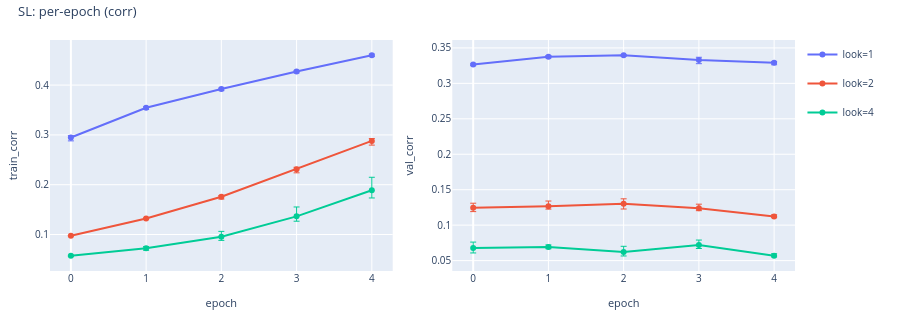
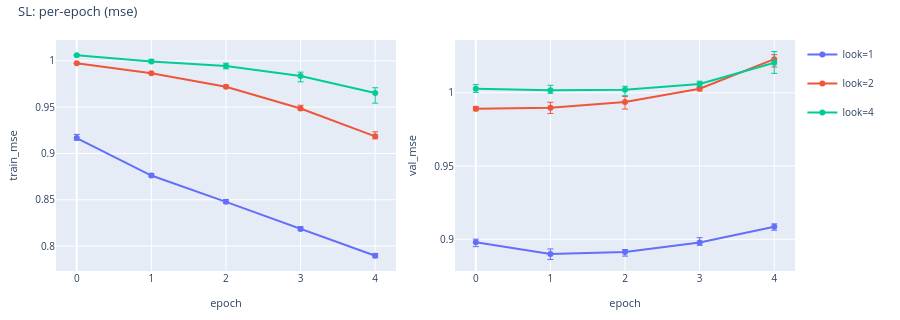
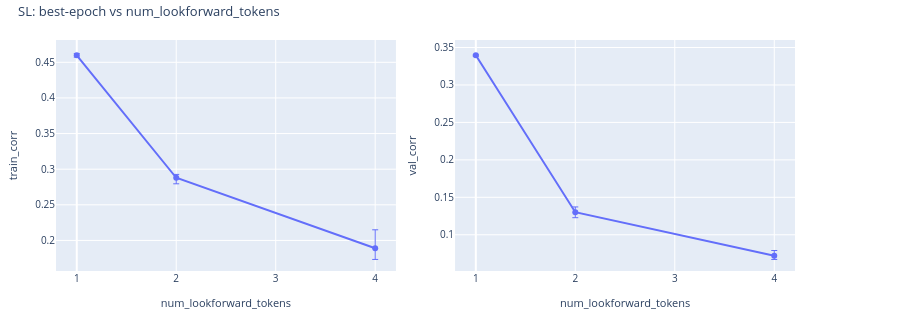

The code cell stored with these charts, in order, in its notebook:
### Markdown cell above
## Supervised-learning

### Code cell
sl = CorpusRegressionAnalysisConfig.from_sl_sweep(
    artifacts_root=ARTIFACTS, num_samples=NUM_SAMPLES
)
if sl is None:
    print("SL: no artifacts")
else:
    sl.describe("SL")
    display(
        sl.plot_vs_epoch(
            "corr",
            title="SL: per-epoch (corr)",
            show_seed_bar=True,
            save_path=WRITEUP_ASSETS / "sl_per_epoch_corr.html",
        )
    )
    display(
        sl.plot_vs_epoch(
            "mse",
            title="SL: per-epoch (mse)",
            show_seed_bar=True,
            save_path=WRITEUP_ASSETS / "sl_per_epoch_mse.html",
        )
    )
    display(
        sl.plot_vs_lookforward(
            title="SL: best-epoch vs num_lookforward_tokens",
            x_scale="uniform",
            show_seed_bar=True,
            save_path=WRITEUP_ASSETS / "sl_vs_lookforward.html",
        )
    )

### Figure 1 — Plotly figure (JSON) as saved in the notebook; plotly's stock layout.template omitted (floating-point values rounded to 4 significant figures)
{"data": [{"customdata": [[1, 3], [1, 3], [1, 3], [1, 3], [1, 3]], "error_y": {"array": [0.003697, 0.002076, 0.001825, 0.002108, 0.002296], "arrayminus": [0.006709, 0.003302, 0.003173, 0.002901, 0.002548], "symmetric": false, "thickness": 1, "type": "data", "width": 3}, "hovertemplate": "epoch: %{x}<br>train_corr: %{y}<br>num_lookforward_tokens: %{customdata[0]}<br>n_seeds: %{customdata[1]}<extra>look=1</extra>", "legendgroup": "look=1", "line": {"color": "#636EFA"}, "marker": {"color": "#636EFA"}, "mode": "lines+markers", "name": "look=1", "showlegend": true, "type": "scatter", "x": [0, 1, 2, 3, 4], "xaxis": "x", "y": [0.2947, 0.3545, 0.392, 0.4274, 0.4598], "yaxis": "y"}, {"customdata": [[2, 3], [2, 3], [2, 3], [2, 3], [2, 3]], "error_y": {"array": [0.0005618, 0.001081, 0.002679, 0.00372, 0.00469], "arrayminus": [0.0004264, 0.00136, 0.004592, 0.007379, 0.008471], "symmetric": false, "thickness": 1, "type": "data", "width": 3}, "hovertemplate": "epoch: %{x}<br>train_corr: %{y}<br>num_lookforward_tokens: %{customdata[0]}<br>n_seeds: %{customdata[1]}<extra>look=2</extra>", "legendgroup": "look=2", "line": {"color": "#EF553B"}, "marker": {"color": "#EF553B"}, "mode": "lines+markers", "name": "look=2", "showlegend": true, "type": "scatter", "x": [0, 1, 2, 3, 4], "xaxis": "x", "y": [0.09734, 0.1322, 0.1758, 0.2312, 0.288], "yaxis": "y"}, {"customdata": [[4, 3], [4, 3], [4, 3], [4, 3], [4, 3]], "error_y": {"array": [0.0009708, 0.003403, 0.01088, 0.01887, 0.02596], "arrayminus": [0.001523, 0.003991, 0.007212, 0.009716, 0.01564], "symmetric": false, "thickness": 1, "type": "data", "width": 3}, "hovertemplate": "epoch: %{x}<br>train_corr: %{y}<br>num_lookforward_tokens: %{customdata[0]}<br>n_seeds: %{customdata[1]}<extra>look=4</extra>", "legendgroup": "look=4", "line": {"color": "#00CC96"}, "marker": {"color": "#00CC96"}, "mode": "lines+markers", "name": "look=4", "showlegend": true, "type": "scatter", "x": [0, 1, 2, 3, 4], "xaxis": "x", "y": [0.05742, 0.07235, 0.0954, 0.1364, 0.189], "yaxis": "y"}, {"customdata": [[1, 3], [1, 3], [1, 3], [1, 3], [1, 3]], "error_y": {"array": [0.0009103, 0.001786, 0.0007682, 0.003683, 0.001716], "arrayminus": [0.001699, 0.001787, 0.001318, 0.005341, 0.002798], "symmetric": false, "thickness": 1, "type": "data", "width": 3}, "hovertemplate": "epoch: %{x}<br>val_corr: %{y}<br>num_lookforward_tokens: %{customdata[0]}<br>n_seeds: %{customdata[1]}<extra>look=1</extra>", "legendgroup": "look=1", "line": {"color": "#636EFA"}, "marker": {"color": "#636EFA"}, "mode": "lines+markers", "name": "look=1", "showlegend": false, "type": "scatter", "x": [0, 1, 2, 3, 4], "xaxis": "x2", "y": [0.3267, 0.3376, 0.3396, 0.3331, 0.3291], "yaxis": "y2"}, {"customdata": [[2, 3], [2, 3], [2, 3], [2, 3], [2, 3]], "error_y": {"array": [0.006508, 0.007284, 0.00706, 0.00573, 0.002475], "arrayminus": [0.005343, 0.004119, 0.007313, 0.003432, 0.001472], "symmetric": false, "thickness": 1, "type": "data", "width": 3}, "hovertemplate": "epoch: %{x}<br>val_corr: %{y}<br>num_lookforward_tokens: %{customdata[0]}<br>n_seeds: %{customdata[1]}<extra>look=2</extra>", "legendgroup": "look=2", "line": {"color": "#EF553B"}, "marker": {"color": "#EF553B"}, "mode": "lines+markers", "name": "look=2", "showlegend": false, "type": "scatter", "x": [0, 1, 2, 3, 4], "xaxis": "x2", "y": [0.1244, 0.1267, 0.1301, 0.1239, 0.1121], "yaxis": "y2"}, {"customdata": [[4, 3], [4, 3], [4, 3], [4, 3], [4, 3]], "error_y": {"array": [0.008241, 0.002848, 0.007901, 0.006948, 0.002759], "arrayminus": [0.007113, 0.002503, 0.005746, 0.004993, 0.001614], "symmetric": false, "thickness": 1, "type": "data", "width": 3}, "hovertemplate": "epoch: %{x}<br>val_corr: %{y}<br>num_lookforward_tokens: %{customdata[0]}<br>n_seeds: %{customdata[1]}<extra>look=4</extra>", "legendgroup": "look=4", "line": {"color": "#00CC96"}, "marker": {"color": "#00CC96"}, "mode": "lines+markers", "name": "look=4", "showlegend": false, "type": "scatter", "x": [0, 1, 2, 3, 4], "xaxis": "x2", "y": [0.06788, 0.06923, 0.06226, 0.07204, 0.05691], "yaxis": "y2"}], "layout": {"font": {"size": 11}, "height": 320, "legend": {"font": {"size": 10}, "x": 1.01, "xanchor": "left", "y": 1, "yanchor": "top"}, "margin": {"b": 40, "l": 50, "r": 105, "t": 40}, "title": {"font": {"size": 13}, "text": "SL: per-epoch (corr)", "x": 0.02, "xanchor": "left", "y": 0.98, "yanchor": "top"}, "xaxis": {"anchor": "y", "domain": [0, 0.46], "tickfont": {"size": 10}, "title": {"font": {"size": 11}, "text": "epoch"}}, "xaxis2": {"anchor": "y2", "domain": [0.54, 1], "tickfont": {"size": 10}, "title": {"font": {"size": 11}, "text": "epoch"}}, "yaxis": {"anchor": "x", "domain": [0, 1], "tickfont": {"size": 10}, "title": {"font": {"size": 11}, "text": "train_corr"}}, "yaxis2": {"anchor": "x2", "domain": [0, 1], "tickfont": {"size": 10}, "title": {"font": {"size": 11}, "text": "val_corr"}}}}

### Figure 2 — Plotly figure (JSON) as saved in the notebook; plotly's stock layout.template omitted (floating-point values rounded to 4 significant figures)
{"data": [{"customdata": [[1, 3], [1, 3], [1, 3], [1, 3], [1, 3]], "error_y": {"array": [0.003966, 0.002305, 0.00249, 0.002457, 0.002331], "arrayminus": [0.002298, 0.001473, 0.00142, 0.001812, 0.002116], "symmetric": false, "thickness": 1, "type": "data", "width": 3}, "hovertemplate": "epoch: %{x}<br>train_mse: %{y}<br>num_lookforward_tokens: %{customdata[0]}<br>n_seeds: %{customdata[1]}<extra>look=1</extra>", "legendgroup": "look=1", "line": {"color": "#636EFA"}, "marker": {"color": "#636EFA"}, "mode": "lines+markers", "name": "look=1", "showlegend": true, "type": "scatter", "x": [0, 1, 2, 3, 4], "xaxis": "x", "y": [0.9166, 0.8761, 0.8477, 0.8185, 0.7896], "yaxis": "y"}, {"customdata": [[2, 3], [2, 3], [2, 3], [2, 3], [2, 3]], "error_y": {"array": [0.0003558, 0.000384, 0.001708, 0.003502, 0.004887], "arrayminus": [0.000363, 0.0003509, 0.000967, 0.001751, 0.002704], "symmetric": false, "thickness": 1, "type": "data", "width": 3}, "hovertemplate": "epoch: %{x}<br>train_mse: %{y}<br>num_lookforward_tokens: %{customdata[0]}<br>n_seeds: %{customdata[1]}<extra>look=2</extra>", "legendgroup": "look=2", "line": {"color": "#EF553B"}, "marker": {"color": "#EF553B"}, "mode": "lines+markers", "name": "look=2", "showlegend": true, "type": "scatter", "x": [0, 1, 2, 3, 4], "xaxis": "x", "y": [0.9974, 0.9865, 0.972, 0.9485, 0.9185], "yaxis": "y"}, {"customdata": [[4, 3], [4, 3], [4, 3], [4, 3], [4, 3]], "error_y": {"array": [0.0008652, 0.002115, 0.003012, 0.004146, 0.005689], "arrayminus": [0.0004399, 0.001247, 0.003129, 0.006298, 0.01093], "symmetric": false, "thickness": 1, "type": "data", "width": 3}, "hovertemplate": "epoch: %{x}<br>train_mse: %{y}<br>num_lookforward_tokens: %{customdata[0]}<br>n_seeds: %{customdata[1]}<extra>look=4</extra>", "legendgroup": "look=4", "line": {"color": "#00CC96"}, "marker": {"color": "#00CC96"}, "mode": "lines+markers", "name": "look=4", "showlegend": true, "type": "scatter", "x": [0, 1, 2, 3, 4], "xaxis": "x", "y": [1.006, 0.9994, 0.9945, 0.9836, 0.9652], "yaxis": "y"}, {"customdata": [[1, 3], [1, 3], [1, 3], [1, 3], [1, 3]], "error_y": {"array": [0.00216, 0.003458, 0.001651, 0.003297, 0.001908], "arrayminus": [0.002958, 0.003721, 0.002843, 0.001862, 0.002415], "symmetric": false, "thickness": 1, "type": "data", "width": 3}, "hovertemplate": "epoch: %{x}<br>val_mse: %{y}<br>num_lookforward_tokens: %{customdata[0]}<br>n_seeds: %{customdata[1]}<extra>look=1</extra>", "legendgroup": "look=1", "line": {"color": "#636EFA"}, "marker": {"color": "#636EFA"}, "mode": "lines+markers", "name": "look=1", "showlegend": false, "type": "scatter", "x": [0, 1, 2, 3, 4], "xaxis": "x2", "y": [0.8979, 0.8899, 0.8913, 0.8978, 0.9086], "yaxis": "y2"}, {"customdata": [[2, 3], [2, 3], [2, 3], [2, 3], [2, 3]], "error_y": {"array": [0.001536, 0.003802, 0.003753, 0.000941, 0.003057], "arrayminus": [0.001401, 0.003832, 0.004854, 0.001424, 0.005351], "symmetric": false, "thickness": 1, "type": "data", "width": 3}, "hovertemplate": "epoch: %{x}<br>val_mse: %{y}<br>num_lookforward_tokens: %{customdata[0]}<br>n_seeds: %{customdata[1]}<extra>look=2</extra>", "legendgroup": "look=2", "line": {"color": "#EF553B"}, "marker": {"color": "#EF553B"}, "mode": "lines+markers", "name": "look=2", "showlegend": false, "type": "scatter", "x": [0, 1, 2, 3, 4], "xaxis": "x2", "y": [0.9891, 0.9897, 0.9937, 1.003, 1.023], "yaxis": "y2"}, {"customdata": [[4, 3], [4, 3], [4, 3], [4, 3], [4, 3]], "error_y": {"array": [0.002907, 0.003413, 0.002328, 0.001882, 0.007642], "arrayminus": [0.002413, 0.0021, 0.004139, 0.001802, 0.007229], "symmetric": false, "thickness": 1, "type": "data", "width": 3}, "hovertemplate": "epoch: %{x}<br>val_mse: %{y}<br>num_lookforward_tokens: %{customdata[0]}<br>n_seeds: %{customdata[1]}<extra>look=4</extra>", "legendgroup": "look=4", "line": {"color": "#00CC96"}, "marker": {"color": "#00CC96"}, "mode": "lines+markers", "name": "look=4", "showlegend": false, "type": "scatter", "x": [0, 1, 2, 3, 4], "xaxis": "x2", "y": [1.003, 1.002, 1.002, 1.006, 1.021], "yaxis": "y2"}], "layout": {"font": {"size": 11}, "height": 320, "legend": {"font": {"size": 10}, "x": 1.01, "xanchor": "left", "y": 1, "yanchor": "top"}, "margin": {"b": 40, "l": 50, "r": 105, "t": 40}, "title": {"font": {"size": 13}, "text": "SL: per-epoch (mse)", "x": 0.02, "xanchor": "left", "y": 0.98, "yanchor": "top"}, "xaxis": {"anchor": "y", "domain": [0, 0.46], "tickfont": {"size": 10}, "title": {"font": {"size": 11}, "text": "epoch"}}, "xaxis2": {"anchor": "y2", "domain": [0.54, 1], "tickfont": {"size": 10}, "title": {"font": {"size": 11}, "text": "epoch"}}, "yaxis": {"anchor": "x", "domain": [0, 1], "tickfont": {"size": 10}, "title": {"font": {"size": 11}, "text": "train_mse"}}, "yaxis2": {"anchor": "x2", "domain": [0, 1], "tickfont": {"size": 10}, "title": {"font": {"size": 11}, "text": "val_mse"}}}}

### Figure 3 — Plotly figure (JSON) as saved in the notebook; plotly's stock layout.template omitted (floating-point values rounded to 4 significant figures)
{"data": [{"customdata": [[1, 4, 3, "look=1"], [2, 4, 3, "look=2"], [4, 4, 3, "look=4"]], "error_y": {"array": [0.002296, 0.00469, 0.02596], "arrayminus": [0.002548, 0.008471, 0.01564], "symmetric": false, "thickness": 1, "type": "data", "width": 3}, "hovertemplate": "num_lookforward_tokens: %{customdata[0]}<br>train_corr: %{y}<br>epoch: %{customdata[1]}<br>n_seeds: %{customdata[2]}<extra>%{customdata[3]}</extra>", "legendgroup": "all", "line": {"color": "#636EFA"}, "marker": {"color": "#636EFA"}, "mode": "lines+markers", "name": "all", "showlegend": false, "type": "scatter", "x": [0, 1, 3], "xaxis": "x", "y": [0.4598, 0.288, 0.189], "yaxis": "y"}, {"customdata": [[1, 2, 3, "look=1"], [2, 2, 3, "look=2"], [4, 3, 3, "look=4"]], "error_y": {"array": [0.0007682, 0.00706, 0.006948], "arrayminus": [0.001318, 0.007313, 0.004993], "symmetric": false, "thickness": 1, "type": "data", "width": 3}, "hovertemplate": "num_lookforward_tokens: %{customdata[0]}<br>val_corr: %{y}<br>epoch: %{customdata[1]}<br>n_seeds: %{customdata[2]}<extra>%{customdata[3]}</extra>", "legendgroup": "all", "line": {"color": "#636EFA"}, "marker": {"color": "#636EFA"}, "mode": "lines+markers", "name": "all", "showlegend": false, "type": "scatter", "x": [0, 1, 3], "xaxis": "x2", "y": [0.3396, 0.1301, 0.07204], "yaxis": "y2"}], "layout": {"font": {"size": 11}, "height": 320, "legend": {"font": {"size": 10}, "x": 1.01, "xanchor": "left", "y": 1, "yanchor": "top"}, "margin": {"b": 40, "l": 50, "r": 105, "t": 40}, "title": {"font": {"size": 13}, "text": "SL: best-epoch vs num_lookforward_tokens", "x": 0.02, "xanchor": "left", "y": 0.98, "yanchor": "top"}, "xaxis": {"anchor": "y", "domain": [0, 0.46], "tickfont": {"size": 10}, "tickmode": "array", "ticktext": ["1", "2", "3", "4", "5", "6", "7", "8"], "tickvals": [0, 1, 2, 3, 4, 5, 6, 7], "title": {"font": {"size": 11}, "text": "num_lookforward_tokens"}}, "xaxis2": {"anchor": "y2", "domain": [0.54, 1], "tickfont": {"size": 10}, "tickmode": "array", "ticktext": ["1", "2", "3", "4", "5", "6", "7", "8"], "tickvals": [0, 1, 2, 3, 4, 5, 6, 7], "title": {"font": {"size": 11}, "text": "num_lookforward_tokens"}}, "yaxis": {"anchor": "x", "domain": [0, 1], "tickfont": {"size": 10}, "title": {"font": {"size": 11}, "text": "train_corr"}}, "yaxis2": {"anchor": "x2", "domain": [0, 1], "tickfont": {"size": 10}, "title": {"font": {"size": 11}, "text": "val_corr"}}}}
